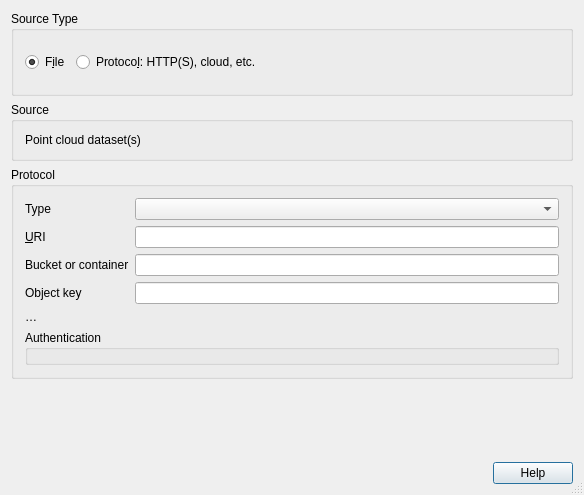
<?xml version="1.0" encoding="UTF-8"?>
<ui version="4.0">
 <class>QgsPointCloudSourceSelectBase</class>
 <widget class="QDialog" name="QgsPointCloudSourceSelectBase">
  <property name="geometry">
   <rect>
    <x>0</x>
    <y>0</y>
    <width>584</width>
    <height>495</height>
   </rect>
  </property>
  <property name="windowTitle">
   <string>Add Point Cloud Layer(s)</string>
  </property>
  <property name="windowIcon">
   <iconset>
    <normaloff>.</normaloff>.</iconset>
  </property>
  <property name="sizeGripEnabled">
   <bool>true</bool>
  </property>
  <property name="modal">
   <bool>true</bool>
  </property>
  <layout class="QGridLayout" name="gridLayout">
   <item row="2" column="0">
    <widget class="QGroupBox" name="protocolGroupBox">
     <property name="sizePolicy">
      <sizepolicy hsizetype="Preferred" vsizetype="Fixed">
       <horstretch>0</horstretch>
       <verstretch>0</verstretch>
      </sizepolicy>
     </property>
     <property name="minimumSize">
      <size>
       <width>0</width>
       <height>0</height>
      </size>
     </property>
     <property name="title">
      <string>Protocol</string>
     </property>
     <layout class="QGridLayout" name="gridLayout_21">
      <item row="0" column="1">
       <widget class="QComboBox" name="cmbProtocolTypes"/>
      </item>
      <item row="0" column="0">
       <widget class="QLabel" name="label_2">
        <property name="text">
         <string>Type</string>
        </property>
       </widget>
      </item>
      <item row="1" column="0">
       <widget class="QLabel" name="labelProtocolURI">
        <property name="text">
         <string>&amp;URI</string>
        </property>
        <property name="buddy">
         <cstring>protocolURI</cstring>
        </property>
       </widget>
      </item>
      <item row="1" column="1">
       <widget class="QLineEdit" name="protocolURI"/>
      </item>
      <item row="2" column="0">
       <widget class="QLabel" name="labelBucket">
        <property name="text">
         <string>Bucket or container</string>
        </property>
        <property name="buddy">
         <cstring>mBucket</cstring>
        </property>
       </widget>
      </item>
      <item row="2" column="1">
       <widget class="QLineEdit" name="mBucket"/>
      </item>
      <item row="3" column="0">
       <widget class="QLabel" name="labelKey">
        <property name="text">
         <string>Object key</string>
        </property>
        <property name="buddy">
         <cstring>mKey</cstring>
        </property>
       </widget>
      </item>
      <item row="3" column="1">
       <widget class="QLineEdit" name="mKey"/>
      </item>
      <item row="4" column="0" colspan="2">
       <widget class="QLabel" name="mAuthWarning">
        <property name="text">
         <string>…</string>
        </property>
        <property name="wordWrap">
         <bool>true</bool>
        </property>
        <property name="openExternalLinks">
         <bool>true</bool>
        </property>
       </widget>
      </item>
      <item row="5" column="0" colspan="2">
       <widget class="QGroupBox" name="mAuthGroupBox">
        <property name="title">
         <string>Authentication</string>
        </property>
        <layout class="QVBoxLayout" name="verticalLayout_3">
         <property name="leftMargin">
          <number>6</number>
         </property>
         <property name="topMargin">
          <number>6</number>
         </property>
         <property name="rightMargin">
          <number>6</number>
         </property>
         <property name="bottomMargin">
          <number>6</number>
         </property>
         <item>
          <widget class="QgsAuthSettingsWidget" name="mAuthSettingsProtocol" native="true">
           <property name="sizePolicy">
            <sizepolicy hsizetype="Preferred" vsizetype="Maximum">
             <horstretch>0</horstretch>
             <verstretch>0</verstretch>
            </sizepolicy>
           </property>
          </widget>
         </item>
        </layout>
       </widget>
      </item>
     </layout>
    </widget>
   </item>
   <item row="4" column="0">
    <widget class="QDialogButtonBox" name="buttonBox">
     <property name="standardButtons">
      <set>QDialogButtonBox::Help</set>
     </property>
    </widget>
   </item>
   <item row="0" column="0">
    <widget class="QGroupBox" name="srcGroupBox">
     <property name="sizePolicy">
      <sizepolicy hsizetype="Preferred" vsizetype="Fixed">
       <horstretch>0</horstretch>
       <verstretch>0</verstretch>
      </sizepolicy>
     </property>
     <property name="title">
      <string>Source Type</string>
     </property>
     <layout class="QHBoxLayout" name="horizontalLayout1_2">
      <item>
       <widget class="QRadioButton" name="mRadioSrcFile">
        <property name="text">
         <string>F&amp;ile</string>
        </property>
        <property name="checked">
         <bool>true</bool>
        </property>
       </widget>
      </item>
      <item>
       <widget class="QRadioButton" name="mRadioSrcProtocol">
        <property name="text">
         <string>Protoco&amp;l: HTTP(S), cloud, etc.</string>
        </property>
       </widget>
      </item>
      <item>
       <spacer name="horizontalSpacer_2">
        <property name="orientation">
         <enum>Qt::Horizontal</enum>
        </property>
        <property name="sizeHint" stdset="0">
         <size>
          <width>20</width>
          <height>40</height>
         </size>
        </property>
       </spacer>
      </item>
     </layout>
    </widget>
   </item>
   <item row="3" column="0">
    <spacer name="verticalSpacer">
     <property name="orientation">
      <enum>Qt::Vertical</enum>
     </property>
     <property name="sizeHint" stdset="0">
      <size>
       <width>20</width>
       <height>40</height>
      </size>
     </property>
    </spacer>
   </item>
   <item row="1" column="0">
    <widget class="QGroupBox" name="fileGroupBox">
     <property name="sizePolicy">
      <sizepolicy hsizetype="Preferred" vsizetype="Fixed">
       <horstretch>0</horstretch>
       <verstretch>0</verstretch>
      </sizepolicy>
     </property>
     <property name="title">
      <string>Source</string>
     </property>
     <layout class="QHBoxLayout" name="horizontalLayout">
      <item>
       <widget class="QLabel" name="label">
        <property name="text">
         <string>Point cloud dataset(s)</string>
        </property>
       </widget>
      </item>
      <item>
       <widget class="QgsFileWidget" name="mFileWidget" native="true"/>
      </item>
     </layout>
    </widget>
   </item>
  </layout>
 </widget>
 <layoutdefault spacing="6" margin="11"/>
 <customwidgets>
  <customwidget>
   <class>QgsFileWidget</class>
   <extends>QWidget</extends>
   <header>qgsfilewidget.h</header>
   <container>1</container>
  </customwidget>
  <customwidget>
   <class>QgsAuthSettingsWidget</class>
   <extends>QWidget</extends>
   <header>auth/qgsauthsettingswidget.h</header>
   <container>1</container>
  </customwidget>
 </customwidgets>
 <resources/>
 <connections/>
</ui>
